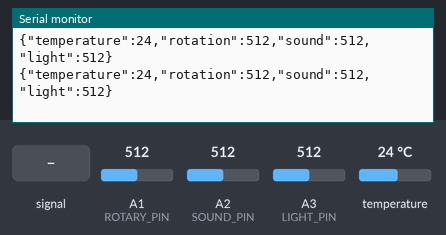
This sketch was run on a simulated Arduino Uno, built with avr-gcc and run on an emulated ATmega328P. Parts: the last lines printed to the serial monitor. The test bench sets the inputs (shaded band); at power-on: temperature 24 °C, A1 (ROTARY_PIN) = 512, A2 (SOUND_PIN) = 512, A3 (LIGHT_PIN) = 512.

Above: at 1.3 s.
1.4 s: A2 (SOUND_PIN) fed a 200 Hz sine of ±81 counts around its level
2.9 s: temperature set to 12 °C
At 3.9 s:
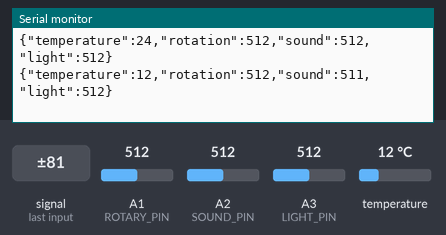
4.4 s: A1 (ROTARY_PIN) set to 716
At 5.7 s:
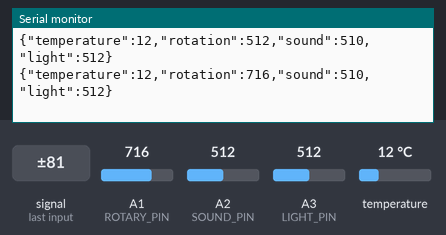
5.9 s: A2 (SOUND_PIN) set to 716
At 6.9 s:
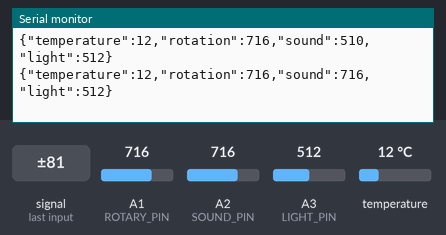
7.4 s: A3 (LIGHT_PIN) set to 716
At 8.7 s:
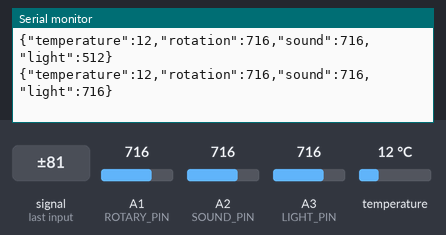
8.9 s: A2 (SOUND_PIN) fed a 1000 Hz sine of ±255 counts around its level
At 9.8 s:
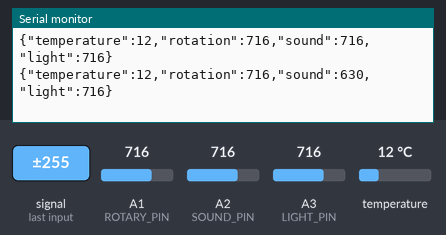
Timing chart, 0 to 11.4 s (numbered marks = the images above; inputs shaded):
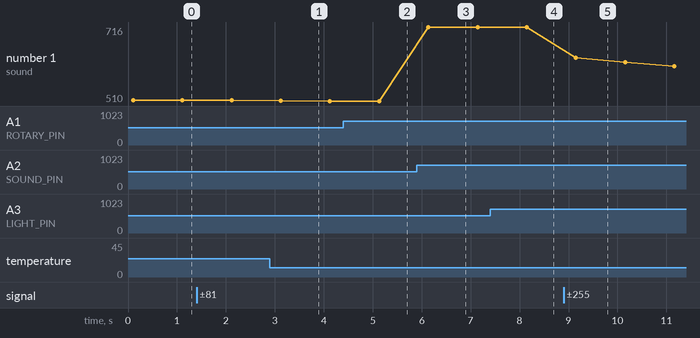

The sketch:

arduino_code.ino
```cpp
#include <Wire.h>
#include <Adafruit_BMP280.h>
#include "Arduino_SensorKit.h"
#include <ArduinoJson.h>  // Add this library through Arduino IDE

// I²C address of your BMP280
#define BMP280_ADDR 0x77

// Analog pins on the Sensor Kit shield
#define ROTARY_PIN  A1
#define SOUND_PIN   A2
#define LIGHT_PIN   A3

Adafruit_BMP280 bmp;

void setup() {
  Serial.begin(9600);
  while (!Serial);       // wait for Serial on Leonardo/Micro; safe on Uno

  Wire.begin();

  // Initialize BMP280
  if (!bmp.begin(BMP280_ADDR)) {
    while (1);  // Stop if sensor init failed
  }

  delay(100);  // Short delay to ensure stable readings
}

void loop() {
  // 1) Read sensors
  float temperature = bmp.readTemperature();      // in °C
  int rotaryValue  = analogRead(ROTARY_PIN);      // 0–1023
  int soundLevel   = analogRead(SOUND_PIN);       // 0–1023
  int lightLevel   = analogRead(LIGHT_PIN);       // 0–1023

  // 2) Create JSON object
  StaticJsonDocument<200> doc;
  doc["temperature"] = temperature;
  doc["rotation"] = rotaryValue;
  doc["sound"] = soundLevel;
  doc["light"] = lightLevel;

  // 3) Serialize JSON to Serial
  serializeJson(doc, Serial);
  Serial.println();  // Add newline

  delay(1000);  // Wait 1 second
} 
```

Measured:
- after the input at 2.9 s, the serial monitor: prints a new line after 0.22 s (image 1)
- after the input at 4.4 s, the serial monitor: prints a new line after 0.73 s (image 2)
- after the input at 5.9 s, the serial monitor: prints a new line after 0.24 s (image 3)
- after the input at 7.4 s, the serial monitor: prints a new line after 0.75 s (image 4)
- after the input at 8.9 s, the serial monitor: prints a new line after 0.25 s (image 5)
- plotted number 1: 716 → 607 after the input at 8.9 s
